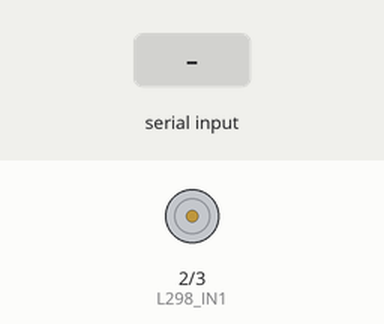
Simulated run of this sketch. Board: Arduino Uno, built with avr-gcc and run on an emulated ATmega328P. Parts: motor-driver pin pairs drawn as motors (green arrow = first pin HIGH = forward, orange = second pin HIGH = backward, longer = more drive, scaled by the enable pin). The test bench sets the inputs (shaded band). What the sketch prints to the serial monitor is not drawn.

Above: at 1.2 s.
1.3 s: "90,45\n" received over Serial
Timing chart, 0 to 4.3 s (numbered marks = the images above; inputs shaded):
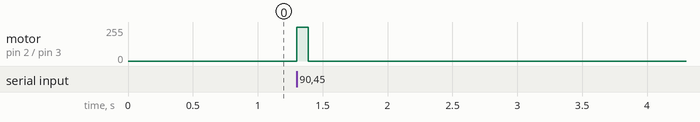

Measured:
- after the input at 1.3 s, motor on pin 2 (L298_IN1) / pin 3 (L298_IN2): stopped → forward 255/255 at once, → stopped 0.09 s later

The sketch:

rotate_dc_gear-motor_l298_time-input.ino
```cpp
/*
L298N Pin        Connect To MKR       Description
ENA              D4                  PWM speed / enable
IN1              D2                  Motor direction 1
IN2              D3                  Motor direction 2
12V              External supply     Motor power
GND              Common ground       Must share with MKR
*/

#define L298_ENA 4
#define L298_IN1 2
#define L298_IN2 3

void setup() {
  pinMode(L298_ENA, OUTPUT);
  pinMode(L298_IN1, OUTPUT);
  pinMode(L298_IN2, OUTPUT);

  Serial.begin(115200);

  // **Do NOT print before Serial is ready**
  while (!Serial);

  Serial.println("L298 DC Gear Motor Control via Serial input in milliseconds");
}

void rotateMotor(int ms) {
  digitalWrite(L298_IN1, HIGH);
  digitalWrite(L298_IN2, LOW);
  analogWrite(L298_ENA, 255);   // Full speed

  delay(ms);

  analogWrite(L298_ENA, 0);
  digitalWrite(L298_IN1, LOW);
  digitalWrite(L298_IN2, LOW);
}

void loop() {
  if (Serial.available()) {
    int ms = Serial.parseInt();

    // Ignore zero / invalid input
    if (ms > 0) {
      Serial.print("Received Input ms: ");
      Serial.println(ms);

      rotateMotor(ms);
    }

    // Clear CR/LF characters
    while (Serial.available()) Serial.read();
  }
}
```
